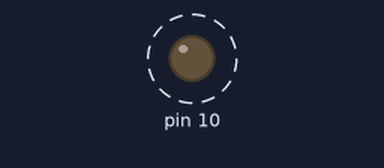
The sketch below on a simulated Arduino Uno, built with avr-gcc and run on an emulated ATmega328P. Shown: output pins drawn as LEDs (lit = HIGH). Dashed ring = blinking. What the sketch prints to the serial monitor is not drawn.

Above: at 0.7 s.
Timing chart, 0 to 5.8 s (numbered marks = the images above):
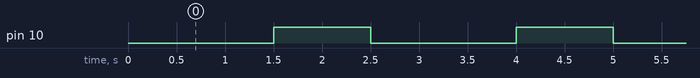

Measured:
- by itself, pin 10: alternates HIGH for 1.0 s and LOW for 1.5 s

The sketch:

Practica_18.ino
```cpp
/*
  PRACTICA #18 - COMUNICACION SPI ENTRE ARDUINOS
  Autor: Bernon Romero
  Descripción:
  Ejemplo unificado de comunicación SPI Maestro/Esclavo Full Duplex.
  Cambia la constante MODO_MAESTRO a false para ejecutar como Esclavo.
*/

#include <SPI.h>
#define MODO_MAESTRO true

#if MODO_MAESTRO
// --------------------------- MAESTRO ---------------------------
char mensaje[] = "BR";
byte recibido;

void setup() {
  Serial.begin(9600);
  SPI.begin();
  pinMode(10, OUTPUT);
  digitalWrite(10, HIGH);
  Serial.println("== MODO MAESTRO SPI INICIADO ==");
}

void loop() {
  digitalWrite(10, LOW);
  SPI.beginTransaction(SPISettings(2000000, MSBFIRST, SPI_MODE0));
  for (byte i = 0; i < sizeof(mensaje); i++) {
    recibido = SPI.transfer(mensaje[i]);
    Serial.print("Envio: ");
    Serial.print(mensaje[i]);
    Serial.print(" | Recibio: ");
    Serial.println((char)recibido);
    delay(500);
  }
  SPI.endTransaction();
  digitalWrite(10, HIGH);
  delay(1000);
}

#else
// --------------------------- ESCLAVO ---------------------------
volatile byte recibido;
byte respuesta;

void setup() {
  Serial.begin(9600);
  pinMode(MISO, OUTPUT);
  SPCR |= _BV(SPE);
  SPI.attachInterrupt();
  Serial.println("== MODO ESCLAVO SPI INICIADO ==");
}

ISR(SPI_STC_vect) {
  recibido = SPDR;
  respuesta = recibido + 1;
  SPDR = respuesta;
}

void loop() {
  Serial.print("Recibido: ");
  Serial.print((char)recibido);
  Serial.print(" -> Enviado: ");
  Serial.println((char)respuesta);
  delay(1000);
}
#endif
```
